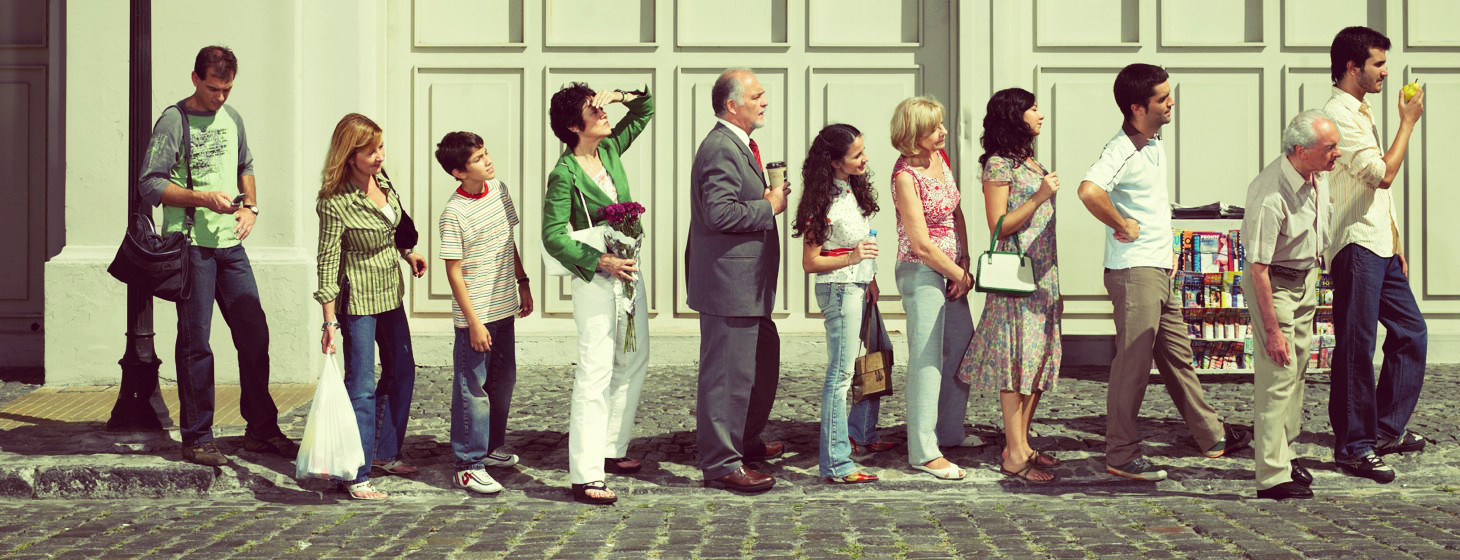
#> input picture Testimages/test16.jpg, 1460 x 560 px, given in place of the camera
$ python BGSub.py   (older library calls are emulated)
#> lines starting #> are read from the running program, lines starting #| are printed output that depends on the picture; after the words box and inside, x2 and y2 are one past the last pixel; in counts of white or black regions, pixels touching at a corner belong together
import time
import cv2


cap = cv2.VideoCapture()
# cap = cv2.VideoCapture('../Footage/TestSeq2.mp4')
# cap.open("/media/victor/57a90e07-058d-429d-a357-e755d0820324/Footage/Clips1/00:08:16.887.mp4")
vid = "../../Footage/Clips1/00:02:22.882.mp4"
cap.open(vid)

frameCount = int(cap.get(cv2.CAP_PROP_FRAME_COUNT))
# fgbg = cv2.createBackgroundSubtractorMOG2(varThreshold=5, detectShadows=True)
sizeThreshold = 100

fgbg = cv2.createBackgroundSubtractorKNN(history=10000, dist2Threshold=1400.0, detectShadows=True)
# fgbg = cv2.bgsegm.createBackgroundSubtractorMOG()
# fgbg = bgsubcnt.createBackgroundSubtractor()

start = time.time()

while True:

    ret, frame = cap.read()
#> frame is the input picture: shape (560, 1460, 3); mean B, G, R 120.2, 143.8, 150.4
    if not ret:
        break

    frame = cv2.resize(frame, (300, 300))
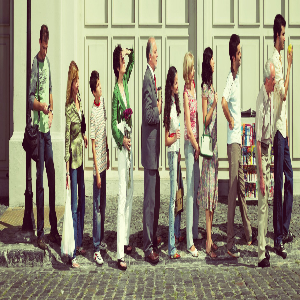
#> frame: shape (300, 300, 3); mean B, G, R 120, 143.5, 150.2
    contourImage = frame.copy()
    contourImage = cv2.cvtColor(contourImage, cv2.COLOR_BGR2GRAY)
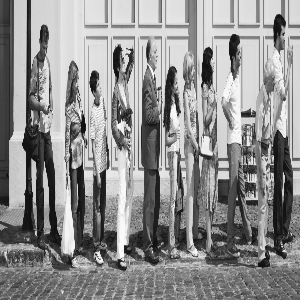
#> contourImage: shape (300, 300); min 12, max 252, mean 142.8

    contourImage = fgbg.apply(contourImage)
#> contourImage: shape (300, 300); every value is 255

    th, dst = cv2.threshold(contourImage, 127, 255, cv2.THRESH_BINARY)

    _, contours, hierarchy = cv2.findContours(dst, cv2.RETR_EXTERNAL, cv2.CHAIN_APPROX_SIMPLE)
#> contours = [[[0, 0], [0, 299], [299, 299], [299, 0]]]

    # [7 lines of commented-out code are left out]

    for cnt in contours:
        x, y, w, h = cv2.boundingRect(cnt)
        if w * h > sizeThreshold:
            cv2.rectangle(frame, (x, y), (x + w, y + h), (0, 255, 0), 2)
#> this loop made 1 pass
#> (cnt, x, y, w, h) on pass 1: ([[0, 0], [0, 299], [299, 299], [299, 0]], 0, 0, 300, 300)
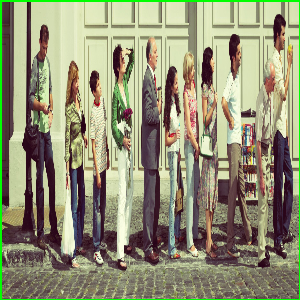
#> frame: shape (300, 300, 3); 1.99% of pixels changed, all inside (x1, y1, x2, y2) = (0, 0, 300, 300)

    cv2.imshow('frame', contourImage)
    cv2.imshow('BGSub', frame)
    cv2.imshow('Thresholded', dst)
    if cv2.waitKey(1) & 0xFF == ord('q'):
#> (key q is pressed here)
        break


end = time.time()
print("[INFO] it took %s seconds." % (end - start))
print("[INFO] clip has %s frames" % frameCount)
print("[INFO] that makes %s fps" % (frameCount / (end - start)))

cap.release()
cv2.destroyAllWindows()

$ run again, on Testimages/test10.png
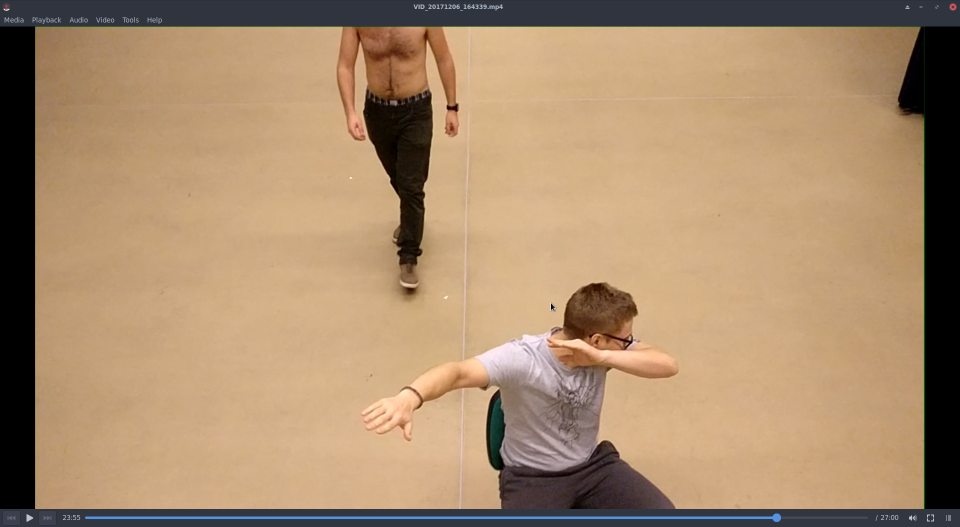
#> input picture Testimages/test10.png, 1920 x 1054 px, given in place of the camera (shown at 1/2 size)
#> frame is the input picture: shape (1054, 1920, 3); mean B, G, R 108.6, 139.4, 168
#> `contourImage = cv2.cvtColor(contourImage, cv2.COLOR_BGR2GRAY)`:
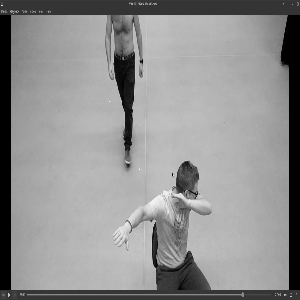
#> contourImage: shape (300, 300); min 0, max 248, mean 144.6
#> contours = [[[0, 0], [0, 299], [299, 299], [299, 0]]]
#> the loop `for cnt in contours:` made 1 pass
#> (cnt, x, y, w, h) on pass 1: ([[0, 0], [0, 299], [299, 299], [299, 0]], 0, 0, 300, 300)
#> after the loop `for cnt in contours:`:
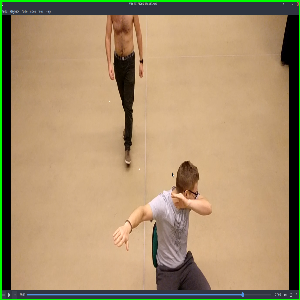
#> frame: shape (300, 300, 3); mean B, G, R 108, 143.9, 167.7

$ run again, on Testimages/test11.png
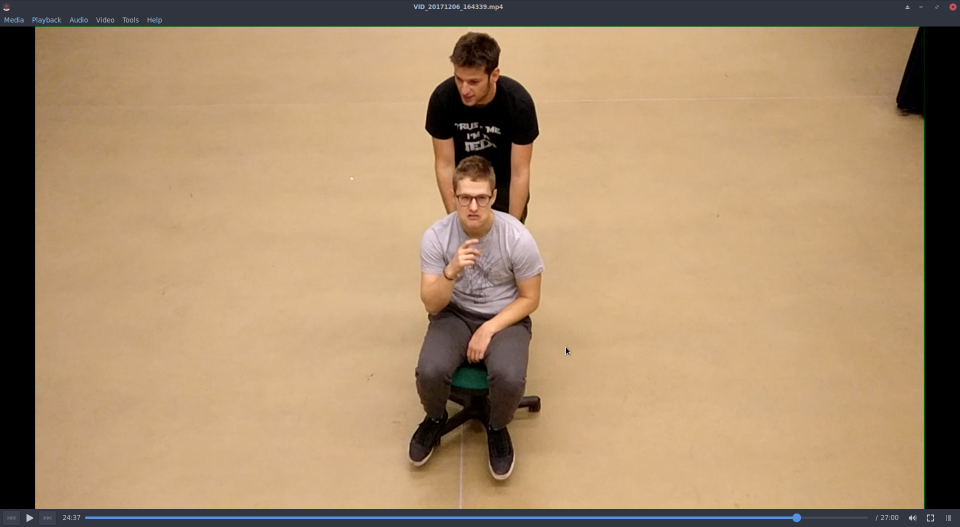
#> input picture Testimages/test11.png, 1920 x 1054 px, given in place of the camera (shown at 1/2 size)
#> frame is the input picture: shape (1054, 1920, 3); mean B, G, R 108.2, 140.3, 168.4
#> `contourImage = cv2.cvtColor(contourImage, cv2.COLOR_BGR2GRAY)`:
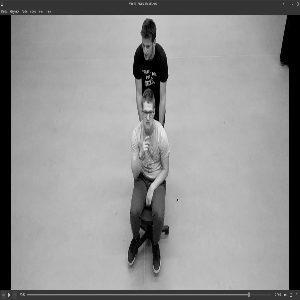
#> contourImage: shape (300, 300); min 0, max 241, mean 145.2
#> contours = [[[0, 0], [0, 299], [299, 299], [299, 0]]]
#> the loop `for cnt in contours:` made 1 pass
#> (cnt, x, y, w, h) on pass 1: ([[0, 0], [0, 299], [299, 299], [299, 0]], 0, 0, 300, 300)
#> after the loop `for cnt in contours:`:
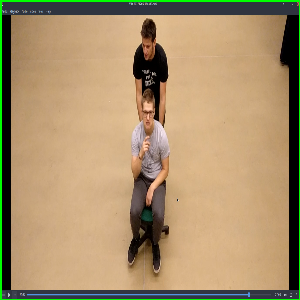
#> frame: shape (300, 300, 3); mean B, G, R 107.6, 144.8, 168.2
